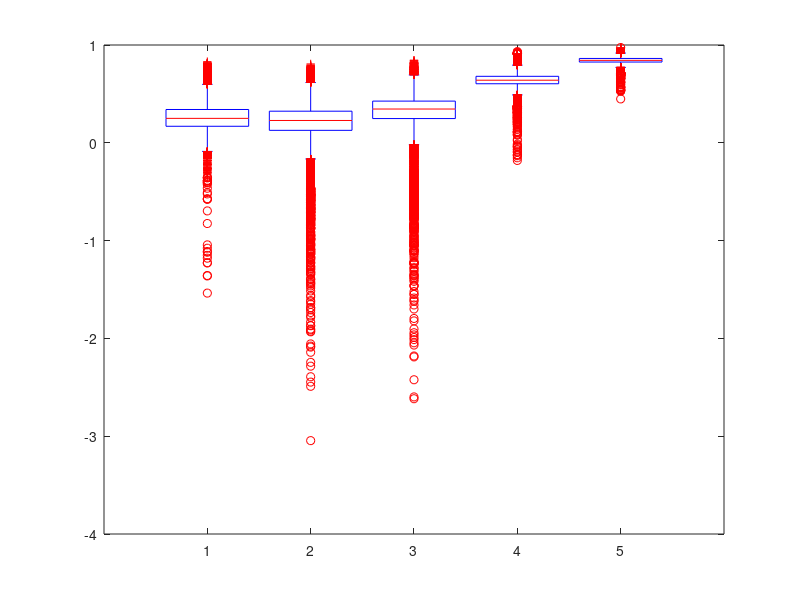

Source code (MATLAB): (Note: this script raises an error after producing the figure.)
function plot_result()

clear all
close all

load("RESULT_Function4order048low_4.mat");
fileds = fieldnames(RESULT);
for j = 1:12
    k = fileds(j);
    key = k{1};
    result = RESULT.(key);

    a = result.r(:,1) - result.r(:,2:end);
    for i = 1:5
        a(:,i) = a(:,i)./result.r(:,1);
    end

    a1(1184*(j-1)+1:1184*j,:) = a;         %R peak
    a2(47*(j-1)+1:47*j,:) = result.r_cor;  %R cor

    x(j) = result.meansnrtime;
    a3(j,:) =  mean(result.snrtime(:,2:end)-result.snrtime(:,1),1); %snr
    a4(j,:) = mean(result.cor,1);
end
figure()
h = boxplot(a1);
set(h,'LineWidth',2);
xticks([1 2 3 4 5]);
xticklabels({'design','butter','cheby01','cheby04','cheby08'})
set(gca,'FontSize',15,'Fontname', 'Times New Roman');
ylabel('R peak','FontSize',15,'FontName','Times New Roman')
set(gca,'fontweight','bold');
% saveas(gcf,'R peak change ratio.fig'); 

figure()
h = boxplot(a2);
set(h,'LineWidth',2);
xticks([1 2 3 4 5]);
xticklabels({'design','butter','cheby01','cheby04','cheby08'})
set(gca,'FontSize',15,'Fontname', 'Times New Roman');
ylabel('R corraletion','FontSize',15,'FontName','Times New Roman')
set(gca,'fontweight','bold');
% saveas(gcf,'R peak correlatio.fig'); 

figure()
plot(x,a3,'LineWidth',2);
xlabel('noise(dB)','FontSize',15,'FontName','Times New Roman')
ylabel('SNR improvement(dB)','FontSize',15,'FontName','Times New Roman')
legend('design','butter','cheby01','cheby04','cheby08')  
set(gca,'fontweight','bold');
% saveas(gcf,'SNR compare).fig'); 

figure()
plot(x,a4,'LineWidth',2);
xlabel('noise(dB)','FontSize',15,'FontName','Times New Roman')
ylabel('correlation','FontSize',15,'FontName','Times New Roman')
legend('design','butter','cheby01','cheby04','cheby08')  
set(gca,'fontweight','bold');
% saveas(gcf,'correlation compare.fig'); 

end